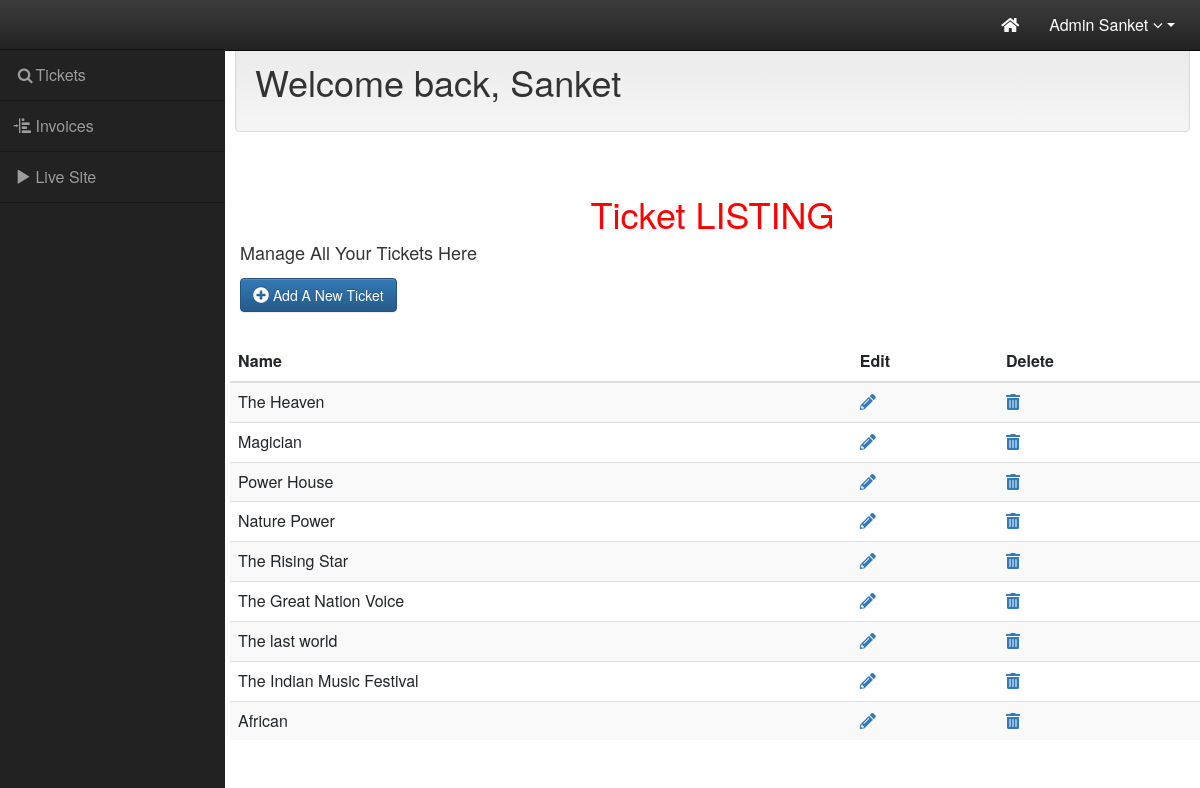
Screenshot of /source/mesoforte/admin_area/ticket.php (signed in) with the database file from the repository.
### tables this page shows
CREATE TABLE `tickets` (
  `id` int(255) NOT NULL,
  `strName` varchar(255) NOT NULL,
  `strDate` varchar(255) NOT NULL,
  `strTime` varchar(255) NOT NULL,
  `strDescription` text NOT NULL,
  `strLocation` varchar(255) NOT NULL,
  `nQuantity` mediumint(255) NOT NULL,
  `nPrice` float(10,2) NOT NULL,
  `strImage` varchar(255) NOT NULL,
  `nCategoryID` int(255) NOT NULL
);

### source/mesoforte/admin_area/123_connect/config.php (called while the page is built, shortened)
<?php
Class ConnectToDB {
    static function con() {
$DATABASE_HOST = '192.185.103.167';
$DATABASE_USER = 'sanket06_mike';
$DATABASE_PASS = 'Mike@02';
$DATABASE_NAME = 'sanket06_concert';
$connect = mysqli_connect($DATABASE_HOST, $DATABASE_USER, $DATABASE_PASS, $DATABASE_NAME);
return $connect;
$oDb = new ConnectToDB($connect);
return $oDb;
}
}
function getRecords($sql)
{
  $con = ConnectToDB::con();
  $result = mysqli_query($con, $sql);
  return $result;
}
?>

### source/mesoforte/admin_area/ticket.php (the view, shortened to what this page needs)
<?php
include('partials/header.php');
include("123_connect/config.php");
 ?>
<div id="wrapper">
    <nav class="navbar navbar-inverse navbar-fixed-top" role="navigation">
        <ul class="nav navbar-right top-nav">
            <li><a href="dashboard.php" data-placement="bottom" data-toggle="tooltip" href="#" data-original-title="Your Dashboard"><i class="fas fa-home"></i>
                </a>
            </li>
            <li class="dropdown">
                <a href="#" class="dropdown-toggle" data-toggle="dropdown">Admin <?=$_SESSION['name']?> <b class="fa fa-angle-down"></b></a>
            </li>
        </ul>
        <div class="collapse navbar-collapse navbar-ex1-collapse">
            <ul class="nav navbar-nav side-nav">
                <li>
                <a href="ticket.php" data-toggle="collapse" data-target="#submenu-1"><i class="fa fa-fw fa-search"></i>Tickets</a>
                </li>
                <li>
                    <a href="invoices.php" data-toggle="collapse" data-target="#submenu-2"><i class="glyphicon glyphicon-indent-left"></i>  Invoices </a>
                </li>
                <li>
                    <a href="http://sankettech.com/mesoforte/source/mesoforte/index.php" data-toggle="collapse" data-target="#submenu-2"><i class="glyphicon glyphicon-play"></i>  Live Site </a>
                </li>
            </ul>
        </div>
    </nav>
    <div id="page-wrapper">
        <div class="container-fluid">
            <div class="row" id="main" >
                <div class="col-sm-12 col-md-12 well" id="content">
                    <h1>Welcome back, <?=$_SESSION['name']?></h1>
                </div>
            </div>
        </div>
    </div>
    <div class="container-fluid">
    <div class="row">
      <div class="col-xl-12">
        <h1 class="align-middle">Ticket LISTING</h1>
        <h4 class="position">Manage All Your Tickets Here</h4>
    </div>
    </div>
    <div class="row">
      <div class="action">
        <a href="ticketform.php" class="btn btn-primary mt-2 mb-5 ml-4"><i class="fas fa-plus-circle"></i> Add A New Ticket</a>
      </div>
    </div>
    <div class="row">
    <table class="table table-striped ml-2">
  <thead>
    <tr>
      <th scope="col">Name</th>
      <th scope="col">Edit</th>
      <th scope="col">Delete</th>
    </tr>
  </thead>
  <tbody>
      <?php
        $arrTicket = getRecords("SELECT * FROM tickets");
        while($row = mysqli_fetch_assoc($arrTicket))
        {
          echo " <tr>
          <td>{$row["strName"]}</td>
          <td><a href=\"ticketform.php?ticketID={$row["id"]}\"><i class=\"fas fa-pencil-alt\"></i></a></td>
          <td><a href=\"deleteticket.php?ticketID={$row["id"]}\"><i class=\"fas fa-trash-alt\"></i></a></td></tr>";
        }
      ?>
  </tbody>
</table>
    </div>
  </div>
</div>
    <?php
include('partials/footer.php')
 ?>

### source/mesoforte/admin_area/style.css (style rules this page uses)
* { box-sizing: border-box; font-size: 16px; }
body { background-color: #435165; }
#wrapper { padding-left: 0; }
#page-wrapper { width: 100%; padding: 0; background-color: #fff; }
.top-nav { padding: 0 15px; }
.top-nav>li { display: inline-block; float: left; }
.top-nav>li>a { padding-top: 20px; padding-bottom: 20px; line-height: 20px; color: #fff; }
.align-middle { text-align: center;color: red; }
@media (min-width:768px) { #wrapper { padding-left: 225px; } }
@media (min-width:768px) { #page-wrapper { padding: 22px 10px; } }
@media (min-width:768px) { .side-nav { position: fixed; top: 49px; left: 0px; width: 225px; margin-left: -225px; border: none; border-radius: 0; border-top: 1px rgba(0,0,0,.5) solid; overflow-y: auto; background-color: #222; bottom: 0; overflow-x: hidden; padding-bottom: 40px; } }
@media (min-width:768px) { .side-nav>li>a { width: 225px; border-bottom: 1px rgba(0,0,0,.3) solid; } }
@media (min-width:768px) { body { margin-top: 50px; } }

### rows the page displays
tickets: strName "The Heaven"
tickets: strName "Magician"
tickets: strName "Power House"
tickets: strName "Nature Power"
tickets: strName "The Rising Star"
tickets: strName "The Great Nation Voice"
tickets: strName "The last world"
tickets: strName "The Indian Music Festival"
tickets: strName "African"

### other values shown
$_SESSION['name'] "Sanket"
